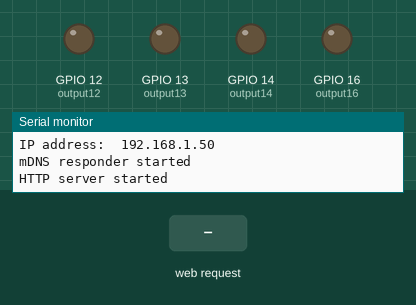
Recording of a sketch running on a simulated ESP8266 (NodeMCU). Parts: output pins drawn as LEDs (lit = HIGH), the last lines printed to the serial monitor. The test bench sets the inputs (shaded band). WiFi joins after 1.5 s; servers stay silent unless stated.

Above: at 2.7 s.
2.8 s: HTTP request GET /16/on received
At 3.9 s:
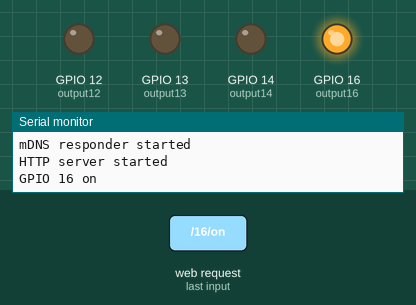
4.3 s: HTTP request GET /14/on received
At 5.0 s:
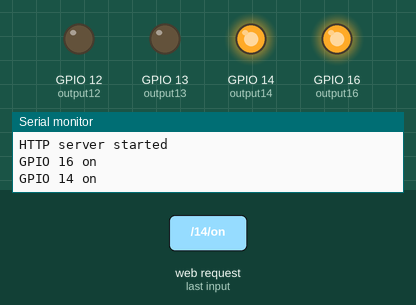
5.8 s: HTTP request GET /16/off received
At 6.2 s:
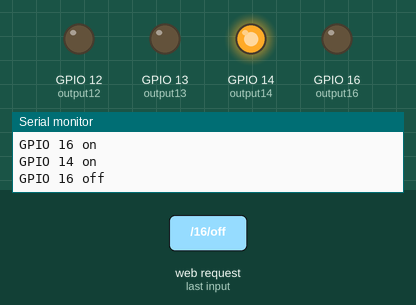
7.3 s: HTTP request GET /12/on received
At 8.5 s:
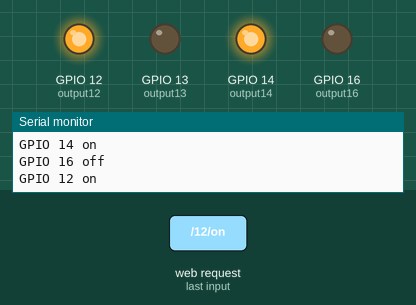
8.8 s: HTTP request GET /14/off received
At 9.7 s:
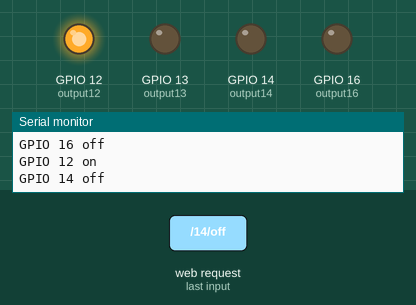
10.3 s: HTTP request GET /13/on received
At 10.8 s:
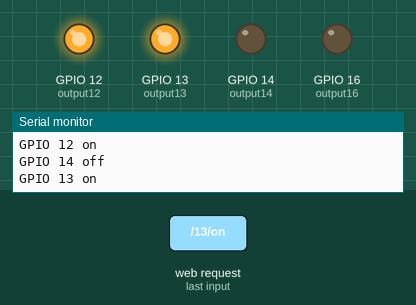
Timing chart, 0 to 12.8 s (numbered marks = the images above; inputs shaded):
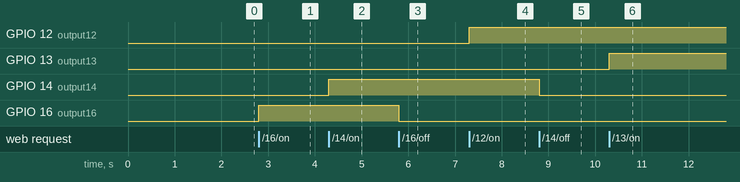

The sketch:

espwebserlib.ino
```cpp
#include <ESP8266WiFi.h>
#include <WiFiClient.h>
//#include <ESP8266WiFiMulti.h>
#include <ESP8266mDNS.h>
#include <ESP8266WebServer.h>

const char* ssid = "ssid";
const char* password = "password";

//ESP8266WiFiMulti wifiMulti;     // Create an instance of the ESP8266WiFiMulti class, called 'wifiMulti'

ESP8266WebServer server(80);    // Create a webserver object that listens for HTTP request on port 80

// Variable to store the HTTP request
String header;

// Auxiliar variables to store the current output state
String output16State = "off";
String output14State = "off";
String output12State = "off";
String output13State = "off";

// Assign output variables to GPIO pins
const int output16 = 16;
const int output14 = 14;
const int output12 = 12;
const int output13 = 13;

void handleRoot();              // function prototypes for HTTP handlers
//void handleLED();
void handleNotFound();

void setup(void){
  Serial.begin(115200);         // Start the Serial communication to send messages to the computer
  delay(10);
  Serial.println('\n');

//  pinMode(led, OUTPUT);
    // Initialize the output variables as outputs
  pinMode(output16, OUTPUT);
  pinMode(output14, OUTPUT);
  pinMode(output12, OUTPUT);
  pinMode(output13, OUTPUT);
  // Set outputs to LOW
  digitalWrite(output16, LOW);
  digitalWrite(output14, LOW);
  digitalWrite(output12, LOW);
  digitalWrite(output13, LOW);
  WiFi.mode(WIFI_AP_STA);
  WiFi.begin(ssid, password);

  Serial.println("Connecting ...");
  while (WiFi.waitForConnectResult() != WL_CONNECTED) {
    WiFi.begin(ssid, password);
    Serial.println("WiFi failed, retrying.");
  }
  Serial.println('\n');
  Serial.print("Connected to ");
  Serial.println(WiFi.SSID());              // Tell us what network we're connected to
  Serial.print("IP address:\t");
  Serial.println(WiFi.localIP());           // Send the IP address of the ESP8266 to the computer

  if (MDNS.begin("esp8266")) {              // Start the mDNS responder for esp8266.local
    Serial.println("mDNS responder started");
  } else {
    Serial.println("Error setting up MDNS responder!");
  }

  server.on("/", handleRoot);     // Call the 'handleRoot' function when a client requests URI "/"
  //server.on("/inline", []() {
   // server.send(200, "text/plain", "this works as well");
  //});
  server.on("/16/on", [](){
      Serial.println("GPIO 16 on");
      output16State = "on";
      digitalWrite(output16, HIGH);
      server.sendHeader("Location", String("/"), true);
      server.send ( 302, "text/plain", "");
  });
  server.on("/16/off", [](){
    Serial.println("GPIO 16 off");
    output16State = "off";
    digitalWrite(output16, LOW);
    server.sendHeader("Location", String("/"), true);
    server.send ( 302, "text/plain", "");

  });
  server.on("/14/on", [](){
    Serial.println("GPIO 14 on");
    output14State = "on";
    digitalWrite(output14, HIGH);
    server.sendHeader("Location", String("/"), true);
    server.send ( 302, "text/plain", "");

  });
  server.on("/14/off", [](){
    Serial.println("GPIO 14 off");
    output14State = "off";
    digitalWrite(output14, LOW);
    server.sendHeader("Location", String("/"), true);
    server.send ( 302, "text/plain", "");

  });
  server.on("/12/on", [](){
    Serial.println("GPIO 12 on");
    output12State = "on";
    digitalWrite(output12, HIGH);
    server.sendHeader("Location", String("/"), true);
    server.send ( 302, "text/plain", "");

  });
  server.on("/12/off", [](){
    Serial.println("GPIO 12 off");
    output12State = "off";
    digitalWrite(output12, LOW);
    server.sendHeader("Location", String("/"), true);
    server.send ( 302, "text/plain", "");

  });
  server.on("/13/on", [](){
    Serial.println("GPIO 13 on");
    output13State = "on";
    digitalWrite(output13, HIGH);
    server.sendHeader("Location", String("/"), true);
    server.send ( 302, "text/plain", "");

  });
  server.on("/13/off", [](){
    Serial.println("GPIO 13 off");
    output13State = "off";
    digitalWrite(output13, LOW);
    server.sendHeader("Location", String("/"), true);
    server.send ( 302, "text/plain", "");

  });
  server.onNotFound(handleNotFound);        // When a client requests an unknown URI (i.e. something other than "/"), call function "handleNotFound"

  server.begin();                           // Actually start the server
  Serial.println("HTTP server started");
}

void loop(void){
  server.handleClient();                    // Listen for HTTP requests from clients
}

void handleRoot() {                         // When URI / is requested, send a web page with a button to toggle the LED

  String content ="<!DOCTYPE html><html>";
  content +="<head><meta name=\"viewport\" content=\"width=device-width, initial-scale=1\">";
  content +="<link rel=\"icon\" href=\"data:,\">";
  content +="<style>html { font-family: Helvetica; display: inline-block; margin: 0px auto; text-align: center;}";
  content +=".button { background-color: #195B6A; border: none; color: white; padding: 16px 40px;";
  content +="text-decoration: none; font-size: 30px; margin: 2px; cursor: pointer;}";
  content +=".button2 {background-color: #77878A;}</style></head>";

  content +="<body><h1>AMK's Outside Buttons</h1>";

  // Display current state, and ON/OFF buttons for GPIO 16
  content +="<p>Button 1:GPIO 16 - State " + output16State + "</p>";
  // If the output5State is off, it displays the ON button
  if (output16State=="off") {
    content +="<p><a href=\"/16/on\"><button class=\"button\">ON</button></a></p>";
  } else {
    content +="<p><a href=\"/16/off\"><button class=\"button button2\">OFF</button></a></p>";
  }

  // Display current state, and ON/OFF buttons for GPIO 14
  content +="<p>Button 2:GPIO 14 - State " + output14State + "</p>";
  // If the output14State is off, it displays the ON button
  if (output14State=="off") {
    content +="<p><a href=\"/14/on\"><button class=\"button\">ON</button></a></p>";
  } else {
    content +="<p><a href=\"/14/off\"><button class=\"button button2\">OFF</button></a></p>";
  }
  // Display current state, and ON/OFF buttons for GPIO 12
  content +="<p>Button 3:GPIO 12 - State " + output12State + "</p>";
  // If the output12State is off, it displays the ON button
  if (output12State=="off") {
    content +="<p><a href=\"/12/on\"><button class=\"button\">ON</button></a></p>";
  } else {
    content +="<p><a href=\"/12/off\"><button class=\"button button2\">OFF</button></a></p>";
  }

  // Display current state, and ON/OFF buttons for GPIO 13
  content +="<p>Button 4:GPIO 13 - State " + output13State + "</p>";
  // If the output13State is off, it displays the ON button
  if (output13State=="off") {
    content +="<p><a href=\"/13/on\"><button class=\"button\">ON</button></a></p>";
  } else {
    content +="<p><a href=\"/13/off\"><button class=\"button button2\">OFF</button></a></p>";
  }
  content +="</body></html>";
  content +="";
  server.send(200, "text/html", content);

}

//void handleLED() {                          // If a POST request is made to URI /LED
//  digitalWrite(led,!digitalRead(led));      // Change the state of the LED
//server.sendHeader("Location","/");        // Add a header to respond with a new location for the browser to go to the home page again
//  server.send(303);                         // Send it back to the browser with an HTTP status 303 (See Other) to redirect
//}

void handleNotFound(){
  server.send(404, "text/plain", "404: Not found"); // Send HTTP status 404 (Not Found) when there's no handler for the URI in the request
}
```

Measured:
- after the input at 2.8 s, GPIO 16 (output16): LOW → HIGH at once
- after the input at 4.3 s, GPIO 14 (output14): LOW → HIGH at once
- after the input at 5.8 s, GPIO 16 (output16): HIGH → LOW at once
- after the input at 7.3 s, GPIO 12 (output12): LOW → HIGH at once
- after the input at 8.8 s, GPIO 14 (output14): HIGH → LOW at once
- after the input at 10.3 s, GPIO 13 (output13): LOW → HIGH at once
